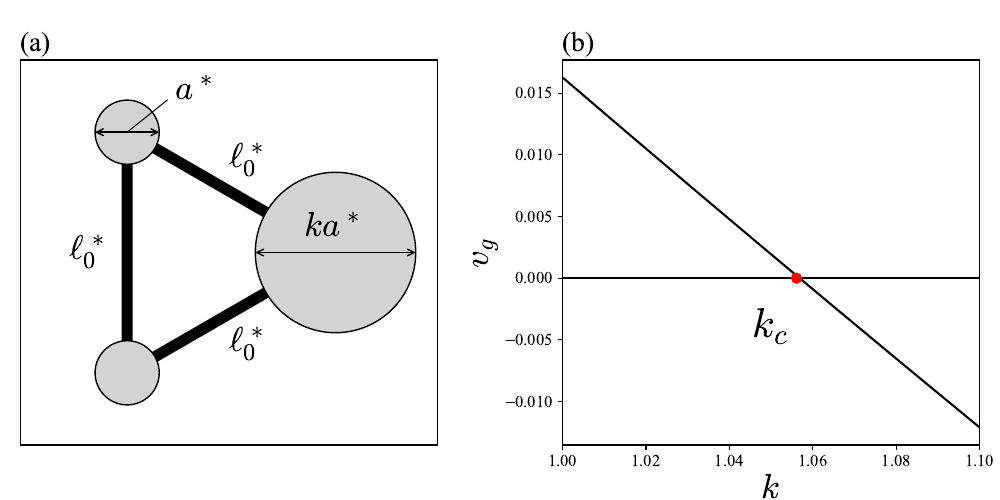

The Python source for this figure:
#!/usr/bin/env python3

import numpy as np
import matplotlib.pyplot as plt
import matplotlib.patches as patches

plt.rcParams['font.family'] = 'Times New Roman'
plt.rcParams['mathtext.fontset'] = 'cm'
plt.rcParams['font.size'] = 15

from border_k import drawK
from model import drawTriangleSwimmer

def main():
    fig, ax = plt.subplots(1, 2, figsize=(10, 5), constrained_layout=False)
    fig.subplots_adjust(wspace=0.3, left=0.02, right=0.98)
    drawTriangleSwimmer(fig, ax[0], center=[0.0, 0.0], direction=0.0)
    ax[0].set_xlim(-1.1, 1.5)
    ax[0].set_ylim(-1.2, 1.2)
    ax[0].tick_params(
            bottom=False,
            left=False,
            right=False,
            top=False,
            labelbottom=False,
            labelleft=False,
            labelright=False,
            labeltop=False)
    ax[0].set_title('(a)', loc='left', fontsize=20)
    ax[1].set_title('(b)', loc='left', fontsize=20)

    drawK(ax[1])
    ax[1].text(1.05, -0.004, r'$k_c$', ha='center', va='center', fontsize=30)
    
    ax0_pos = ax[0].get_position()
    ax1_pos = ax[1].get_position()
    ax[1].set_position([ax1_pos.x0, ax1_pos.y0, ax0_pos.width, ax0_pos.height])

    plt.show()
    fig.savefig('top_heavy.pdf')


if __name__ == '__main__':
    main()
